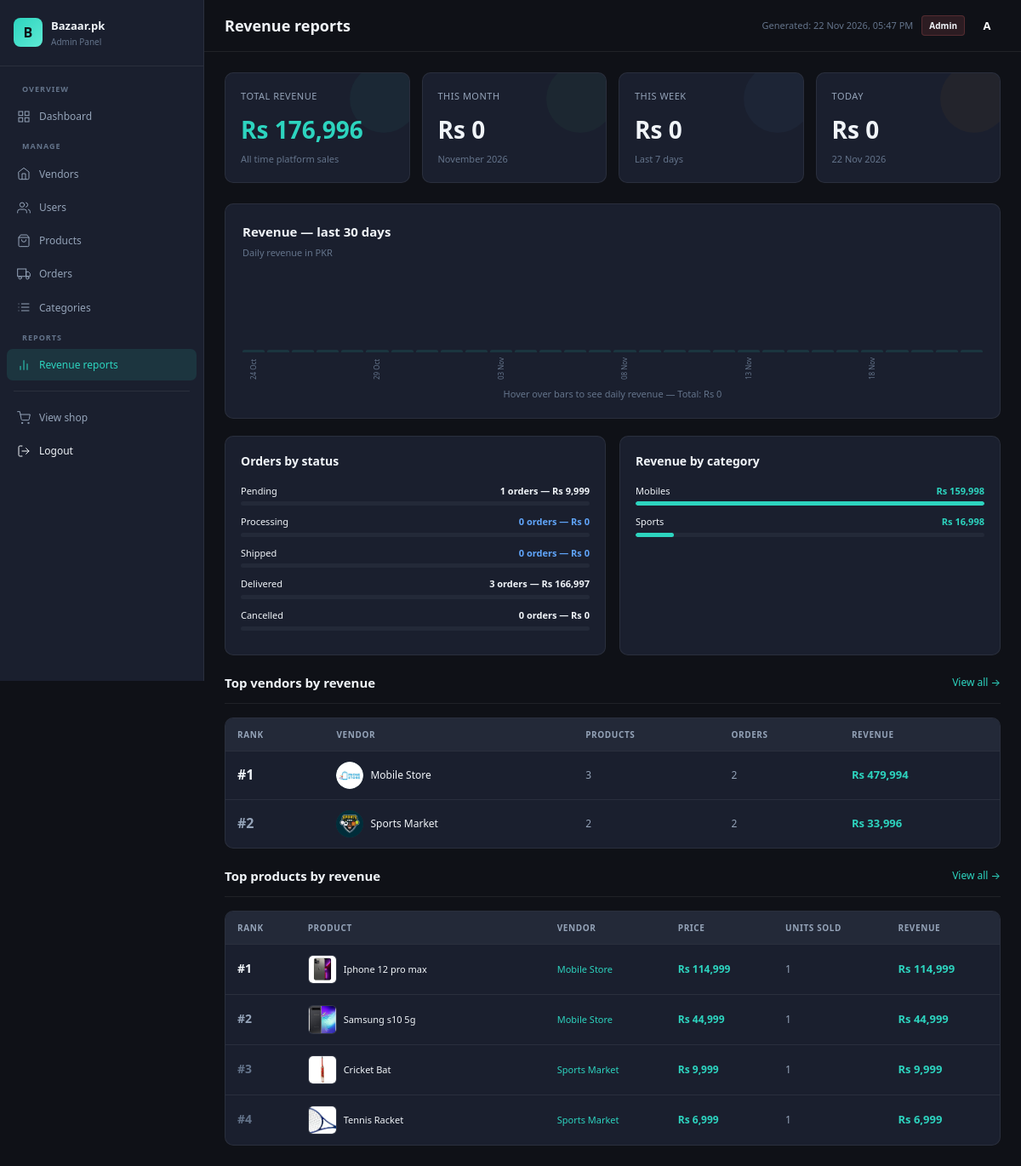
The page /admin/reports.php (signed in) on the database its author committed.
### tables this page shows
CREATE TABLE `vendors` (
  `id` int(11) NOT NULL,
  `user_id` int(11) NOT NULL,
  `store_name` varchar(150) NOT NULL,
  `logo` varchar(255) DEFAULT NULL,
  `bio` text DEFAULT NULL,
  `rating` decimal(2,1) DEFAULT 0.0,
  `status` enum('pending','approved','banned') DEFAULT 'pending',
  `created_at` timestamp NOT NULL DEFAULT current_timestamp()
);

CREATE TABLE `products` (
  `id` int(11) NOT NULL,
  `vendor_id` int(11) NOT NULL,
  `title` varchar(255) NOT NULL,
  `description` text DEFAULT NULL,
  `price` decimal(10,2) NOT NULL,
  `old_price` decimal(10,2) DEFAULT NULL,
  `stock` int(11) DEFAULT 0,
  `category` varchar(100) DEFAULT NULL,
  `image` varchar(255) DEFAULT NULL,
  `images` text DEFAULT NULL,
  `rating` decimal(2,1) DEFAULT 0.0,
  `review_count` int(11) DEFAULT 0,
  `sales_count` int(11) DEFAULT 0,
  `is_active` tinyint(1) DEFAULT 1,
  `is_featured` tinyint(1) DEFAULT 0,
  `is_new` tinyint(1) DEFAULT 0,
  `is_hot` tinyint(1) DEFAULT 0,
  `created_at` timestamp NOT NULL DEFAULT current_timestamp(),
  `specs` text DEFAULT NULL
);

### admin/reports.php (the view, shortened to what the rows shown need)
<?php
require_once '../db.php';
$chartData = [];
try {
    for ($i = 29; $i >= 0; $i--) {
        $date = date('Y-m-d', strtotime("-$i days"));
        $day  = date('d M', strtotime("-$i days"));
        $rev  = $conn->prepare("SELECT COALESCE(SUM(total),0) FROM orders WHERE DATE(created_at)=? AND status!='cancelled'");
        $rev->execute([$date]);
        $chartData[] = ['day' => $day, 'value' => (float)$rev->fetchColumn()];
    }
} catch (PDOException $e) { $chartData = []; }
$topVendors = [];
try {
    $tv = $conn->query("
        SELECT v.id, v.store_name, v.logo,
               COUNT(DISTINCT o.id)                        AS order_count,
               SUM(oi.price_at_purchase * oi.quantity)     AS revenue,
               COUNT(DISTINCT p.id)                        AS product_count
        FROM vendors v
        JOIN order_items oi ON oi.vendor_id  = v.id
        JOIN orders      o  ON oi.order_id   = o.id
        JOIN products    p  ON p.vendor_id   = v.id
        WHERE o.status != 'cancelled'
        GROUP BY v.id, v.store_name, v.logo
        ORDER BY revenue DESC
        LIMIT 5
    ");
    $topVendors = $tv->fetchAll();
} catch (PDOException $e) { $topVendors = []; }
$topProducts = [];
try {
    $tp = $conn->query("
        SELECT p.id, p.title, p.price, p.image,
               v.store_name,
               SUM(oi.quantity)                            AS units_sold,
               SUM(oi.price_at_purchase * oi.quantity)     AS revenue
        FROM order_items oi
        JOIN products p ON oi.product_id = p.id
        JOIN vendors  v ON p.vendor_id   = v.id
        JOIN orders   o ON oi.order_id   = o.id
        WHERE o.status != 'cancelled'
        GROUP BY p.id, p.title, p.price, p.image, v.store_name
        ORDER BY revenue DESC
        LIMIT 8
    ");
    $topProducts = $tp->fetchAll();
} catch (PDOException $e) { $topProducts = []; }
?>
<!DOCTYPE html>
<html lang="en">
<head>
  <link href="https://cdn.jsdelivr.net/npm/bootstrap@5.3.0/dist/css/bootstrap.min.css" rel="stylesheet">
  <link href="../css/style.css"      rel="stylesheet">
  <link href="../css/styleadmin.css" rel="stylesheet">
</head>
<body>
<div class="admin-wrap">
  <div class="admin-main">
    <div class="admin-content">
      <?php if (empty($topVendors)): ?>
        <div style="background:var(--bg2);border:1px solid var(--border);border-radius:10px;padding:32px;text-align:center;font-size:12px;color:var(--txt3);margin-bottom:20px;">
          No vendor sales data yet
        </div>
      <?php else: ?>
        <div class="admin-table-wrap" style="margin-bottom:20px;">
          <table class="admin-table">
            <thead>
              <tr>
                <th>Rank</th>
                <th>Vendor</th>
                <th>Products</th>
                <th>Orders</th>
                <th>Revenue</th>
              </tr>
            </thead>
            <tbody>
              <?php foreach ($topVendors as $i => $v): ?>
                <tr>
                  <td>
                    <span style="font-size:16px;font-weight:700;color:<?= $i===0?'var(--amber)':($i===1?'var(--txt2)':'var(--txt3)') ?>;">
                      #<?= $i+1 ?>
                    </span>
                  </td>
                  <td>
                    <div style="display:flex;align-items:center;gap:8px;">
                      <div class="tbl-avatar" style="background:var(--teal-dim);color:var(--teal);overflow:hidden;">
                        <?php if (!empty($v['logo'])): ?>
                          <img src="../uploads/vendors/<?= htmlspecialchars($v['logo']) ?>" style="width:100%;height:100%;object-fit:cover;border-radius:50%;">
                        <?php else: ?>
                          <?= strtoupper(substr($v['store_name'],0,1)) ?>
                        <?php endif; ?>
                      </div>
                      <span style="font-size:12px;font-weight:500;color:var(--txt);"><?= htmlspecialchars($v['store_name']) ?></span>
                    </div>
                  </td>
                  <td style="color:var(--txt2);"><?= $v['product_count'] ?></td>
                  <td style="color:var(--txt2);"><?= $v['order_count'] ?></td>
                  <td style="font-weight:700;color:var(--teal);font-size:13px;">Rs <?= number_format($v['revenue']) ?></td>
                </tr>
              <?php endforeach; ?>
            </tbody>
          </table>
        </div>
      <?php endif; ?>
      <?php if (empty($topProducts)): ?>
        <div style="background:var(--bg2);border:1px solid var(--border);border-radius:10px;padding:32px;text-align:center;font-size:12px;color:var(--txt3);">
          No product sales data yet
        </div>
      <?php else: ?>
        <div class="admin-table-wrap">
          <table class="admin-table">
            <thead>
              <tr>
                <th>Rank</th>
                <th>Product</th>
                <th>Vendor</th>
                <th>Price</th>
                <th>Units sold</th>
                <th>Revenue</th>
              </tr>
            </thead>
            <tbody>
              <?php foreach ($topProducts as $i => $p): ?>
                <tr>
                  <td>
                    <span style="font-size:14px;font-weight:700;color:<?= $i===0?'var(--amber)':($i===1?'var(--txt2)':'var(--txt3)') ?>;">
                      #<?= $i+1 ?>
                    </span>
                  </td>
                  <td>
                    <div style="display:flex;align-items:center;gap:8px;min-width:180px;">
                      <div style="width:34px;height:34px;border-radius:6px;background:var(--bg3);border:1px solid var(--border);overflow:hidden;flex-shrink:0;display:flex;align-items:center;justify-content:center;">
                        <?php if (!empty($p['image'])): ?>
                          <img src="../uploads/products/<?= htmlspecialchars($p['image']) ?>" style="width:100%;height:100%;object-fit:cover;">
                        <?php else: ?>
                          &#128722;
                        <?php endif; ?>
                      </div>
                      <span style="font-size:11px;font-weight:500;color:var(--txt);"><?= htmlspecialchars(substr($p['title'],0,35)) ?><?= strlen($p['title'])>35?'...':'' ?></span>
                    </div>
                  </td>
                  <td style="font-size:11px;color:var(--teal);"><?= htmlspecialchars($p['store_name']) ?></td>
                  <td style="font-weight:600;color:var(--teal);">Rs <?= number_format($p['price']) ?></td>
                  <td style="color:var(--txt2);"><?= number_format($p['units_sold']) ?></td>
                  <td style="font-weight:700;color:var(--teal);font-size:13px;">Rs <?= number_format($p['revenue']) ?></td>
                </tr>
              <?php endforeach; ?>
            </tbody>
          </table>
        </div>
      <?php endif; ?>
    </div>
  </div>
</div>
</body>
</html>

### rows shown on the page
vendors: logo (picture), store_name "Mobile Store", product_count "3", order_count "2", revenue "479,994"
vendors: logo (picture), store_name "Sports Market", product_count "2", order_count "2", revenue "33,996"
products: image (picture), title "Iphone 12 pro max", vendor.store_name "Mobile Store", price "114,999", units_sold "1", revenue "114,999"
products: image (picture), title "Samsung s10 5g", vendor.store_name "Mobile Store", price "44,999", units_sold "1", revenue "44,999"
products: image (picture), title "Cricket Bat", vendor.store_name "Sports Market", price "9,999", units_sold "1", revenue "9,999"
products: image (picture), title "Tennis Racket", vendor.store_name "Sports Market", price "6,999", units_sold "1", revenue "6,999"

### other values the page prints
substr($userName,0,1) "A"
$totalRevenue "176,996"
$monthRevenue "0"
$weekRevenue "0"
$todayRevenue "0"
$bar['day'] "24 Oct"
$bar['day'] "29 Oct"
$bar['day'] "03 Nov"
$bar['day'] "08 Nov"
$bar['day'] "13 Nov"
$bar['day'] "18 Nov"
array_sum(array_column($chartData,'value')) "0"
$s "Pending"
$row['cnt'] "1"
$row['total'] "9,999"
